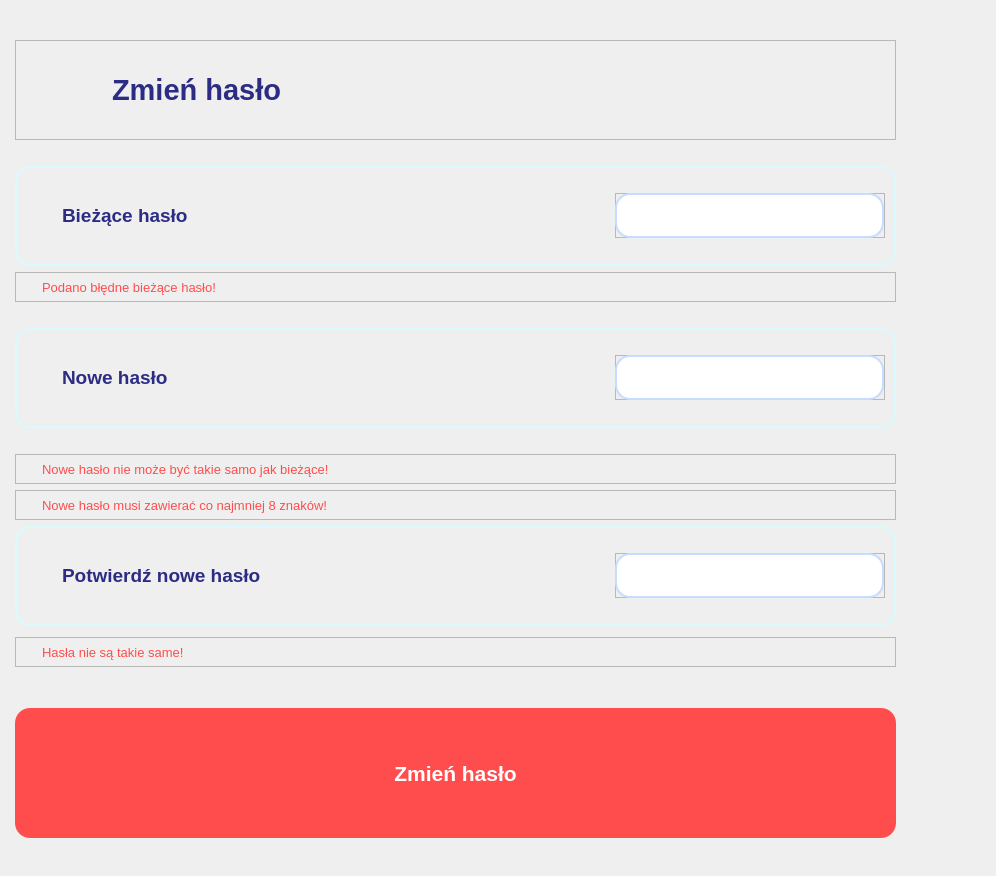
<?xml version="1.0" encoding="UTF-8"?>
<ui version="4.0">
 <class>Form</class>
 <widget class="QWidget" name="Form">
  <property name="geometry">
   <rect>
    <x>0</x>
    <y>0</y>
    <width>996</width>
    <height>876</height>
   </rect>
  </property>
  <property name="windowTitle">
   <string>Form</string>
  </property>
  <property name="styleSheet">
   <string notr="true">#biezace_haslo, #potwierdz_nowe_haslo, #nowe_haslo, #nie_pamietasz_hasla {
	border-style:solid;
	border-radius:15px;
	border-width:2px;
	border-color: #D9FAFF;
}
QFrame#srodek {
	background-color:white;
}
QFrame#lewo, QFrame#prawo {
	background-color: #E4FFFC;
}
QLabel {
	color: #2c2c84;
}
QLineEdit {
	border-style:solid;
	border-radius:15px;
	border-width:2px;
	padding-left:10px;
	padding-right:10px;
	border-color:#c7dcff;
	color: #2c2c84;
}
QLineEdit:focus {
	border-color: #019bff;
}
QPushButton {
	background-color: transparent; /* Kolor tła */
	border: none; /* Brak obramowania */
	color: white; /* Kolor czcionki */
	padding: 10px 20px; /* Wielkość przycisku */
	border-radius: 15px; /* Zaokrąglenie krawędzi */
}
QPushButton:hover {
	background-color: #E6E6FF; /* Kolor tła po najechaniu myszką */
}
QPushButton:pressed {
	background-color: #CCCCFF; /* Kolor tła po kliknięciu */
}
QPushButton#btn_zmien_haslo {
	background-color: #ff4d4d;
	color: white;
}
QPushButton:hover#btn_zmien_haslo {
	background-color: #cc3333;
}
QPushButton:pressed#btn_zmien_haslo {
	background-color: #993333;
}
#lb_nowe_haslo_nie_moze, #lb_hasla_nie_sa_takie, #lb_nowe_haslo_musi,#lb_podano_bledne {
	color: #ff4d4d;
}</string>
  </property>
  <layout class="QVBoxLayout" name="verticalLayout">
   <property name="leftMargin">
    <number>15</number>
   </property>
   <property name="topMargin">
    <number>40</number>
   </property>
   <property name="rightMargin">
    <number>100</number>
   </property>
   <item>
    <widget class="QFrame" name="zmien_haslo_2">
     <property name="minimumSize">
      <size>
       <width>0</width>
       <height>100</height>
      </size>
     </property>
     <property name="maximumSize">
      <size>
       <width>16777215</width>
       <height>100</height>
      </size>
     </property>
     <property name="frameShape">
      <enum>QFrame::StyledPanel</enum>
     </property>
     <property name="frameShadow">
      <enum>QFrame::Raised</enum>
     </property>
     <layout class="QHBoxLayout" name="horizontalLayout_13">
      <property name="leftMargin">
       <number>0</number>
      </property>
      <item>
       <widget class="QPushButton" name="btn_powrot">
        <property name="maximumSize">
         <size>
          <width>80</width>
          <height>16777215</height>
         </size>
        </property>
        <property name="text">
         <string/>
        </property>
        <property name="icon">
         <iconset>
          <normaloff>../icons/icons_blue/arrow-left.svg</normaloff>../icons/icons_blue/arrow-left.svg</iconset>
        </property>
        <property name="iconSize">
         <size>
          <width>60</width>
          <height>60</height>
         </size>
        </property>
       </widget>
      </item>
      <item>
       <spacer name="horizontalSpacer">
        <property name="orientation">
         <enum>Qt::Horizontal</enum>
        </property>
        <property name="sizeType">
         <enum>QSizePolicy::Maximum</enum>
        </property>
        <property name="sizeHint" stdset="0">
         <size>
          <width>10</width>
          <height>20</height>
         </size>
        </property>
       </spacer>
      </item>
      <item>
       <widget class="QLabel" name="lb_zmien_haslo">
        <property name="minimumSize">
         <size>
          <width>0</width>
          <height>70</height>
         </size>
        </property>
        <property name="maximumSize">
         <size>
          <width>16777215</width>
          <height>70</height>
         </size>
        </property>
        <property name="font">
         <font>
          <pointsize>22</pointsize>
          <weight>75</weight>
          <bold>true</bold>
         </font>
        </property>
        <property name="text">
         <string>Zmień hasło</string>
        </property>
       </widget>
      </item>
     </layout>
    </widget>
   </item>
   <item>
    <spacer name="verticalSpacer_5">
     <property name="orientation">
      <enum>Qt::Vertical</enum>
     </property>
     <property name="sizeType">
      <enum>QSizePolicy::Maximum</enum>
     </property>
     <property name="sizeHint" stdset="0">
      <size>
       <width>20</width>
       <height>20</height>
      </size>
     </property>
    </spacer>
   </item>
   <item>
    <widget class="QFrame" name="biezace_haslo">
     <property name="minimumSize">
      <size>
       <width>0</width>
       <height>100</height>
      </size>
     </property>
     <property name="maximumSize">
      <size>
       <width>16777215</width>
       <height>100</height>
      </size>
     </property>
     <property name="frameShape">
      <enum>QFrame::StyledPanel</enum>
     </property>
     <property name="frameShadow">
      <enum>QFrame::Raised</enum>
     </property>
     <layout class="QHBoxLayout" name="horizontalLayout_14">
      <item>
       <widget class="QLabel" name="lb_ikona_biezace_haslo">
        <property name="minimumSize">
         <size>
          <width>30</width>
          <height>30</height>
         </size>
        </property>
        <property name="maximumSize">
         <size>
          <width>30</width>
          <height>30</height>
         </size>
        </property>
        <property name="font">
         <font>
          <pointsize>8</pointsize>
         </font>
        </property>
        <property name="text">
         <string/>
        </property>
        <property name="pixmap">
         <pixmap>../icons/icons_blue/unlock.svg</pixmap>
        </property>
        <property name="scaledContents">
         <bool>true</bool>
        </property>
       </widget>
      </item>
      <item>
       <widget class="QLabel" name="lb_biezace_haslo">
        <property name="minimumSize">
         <size>
          <width>0</width>
          <height>45</height>
         </size>
        </property>
        <property name="maximumSize">
         <size>
          <width>16777215</width>
          <height>45</height>
         </size>
        </property>
        <property name="font">
         <font>
          <pointsize>14</pointsize>
          <weight>75</weight>
          <bold>true</bold>
         </font>
        </property>
        <property name="text">
         <string>Bieżące hasło</string>
        </property>
       </widget>
      </item>
      <item>
       <widget class="QFrame" name="lineedit_biezace_haslo">
        <property name="minimumSize">
         <size>
          <width>270</width>
          <height>45</height>
         </size>
        </property>
        <property name="maximumSize">
         <size>
          <width>270</width>
          <height>45</height>
         </size>
        </property>
        <property name="frameShape">
         <enum>QFrame::StyledPanel</enum>
        </property>
        <property name="frameShadow">
         <enum>QFrame::Raised</enum>
        </property>
        <widget class="QLineEdit" name="le_biezace_haslo">
         <property name="geometry">
          <rect>
           <x>0</x>
           <y>0</y>
           <width>269</width>
           <height>45</height>
          </rect>
         </property>
         <property name="minimumSize">
          <size>
           <width>0</width>
           <height>45</height>
          </size>
         </property>
         <property name="maximumSize">
          <size>
           <width>300</width>
           <height>45</height>
          </size>
         </property>
         <property name="font">
          <font>
           <pointsize>11</pointsize>
          </font>
         </property>
         <property name="toolTip">
          <string/>
         </property>
         <property name="alignment">
          <set>Qt::AlignLeading|Qt::AlignLeft|Qt::AlignVCenter</set>
         </property>
         <property name="readOnly">
          <bool>false</bool>
         </property>
         <property name="placeholderText">
          <string/>
         </property>
        </widget>
        <widget class="QPushButton" name="btn_biezace_haslo_pokaz">
         <property name="geometry">
          <rect>
           <x>230</x>
           <y>0</y>
           <width>40</width>
           <height>45</height>
          </rect>
         </property>
         <property name="minimumSize">
          <size>
           <width>40</width>
           <height>45</height>
          </size>
         </property>
         <property name="maximumSize">
          <size>
           <width>40</width>
           <height>45</height>
          </size>
         </property>
         <property name="text">
          <string/>
         </property>
         <property name="icon">
          <iconset>
           <normaloff>../icons/icons_blue/eye-off.svg</normaloff>
           <normalon>../icons/icons_blue/eye.svg</normalon>../icons/icons_blue/eye-off.svg</iconset>
         </property>
         <property name="iconSize">
          <size>
           <width>25</width>
           <height>25</height>
          </size>
         </property>
         <property name="checkable">
          <bool>true</bool>
         </property>
        </widget>
       </widget>
      </item>
     </layout>
    </widget>
   </item>
   <item>
    <widget class="QFrame" name="podano_bledne_biezace_haslo">
     <property name="minimumSize">
      <size>
       <width>0</width>
       <height>30</height>
      </size>
     </property>
     <property name="maximumSize">
      <size>
       <width>16777215</width>
       <height>30</height>
      </size>
     </property>
     <property name="font">
      <font>
       <pointsize>11</pointsize>
      </font>
     </property>
     <property name="frameShape">
      <enum>QFrame::StyledPanel</enum>
     </property>
     <property name="frameShadow">
      <enum>QFrame::Raised</enum>
     </property>
     <layout class="QHBoxLayout" name="horizontalLayout">
      <property name="spacing">
       <number>10</number>
      </property>
      <property name="topMargin">
       <number>0</number>
      </property>
      <property name="rightMargin">
       <number>0</number>
      </property>
      <property name="bottomMargin">
       <number>0</number>
      </property>
      <item>
       <widget class="QLabel" name="lb_ikona_podano_bledne">
        <property name="sizeIncrement">
         <size>
          <width>25</width>
          <height>25</height>
         </size>
        </property>
        <property name="baseSize">
         <size>
          <width>25</width>
          <height>25</height>
         </size>
        </property>
        <property name="text">
         <string/>
        </property>
        <property name="pixmap">
         <pixmap>../icons/icons_red/alert-octagon.svg</pixmap>
        </property>
       </widget>
      </item>
      <item>
       <widget class="QLabel" name="lb_podano_bledne">
        <property name="minimumSize">
         <size>
          <width>400</width>
          <height>0</height>
         </size>
        </property>
        <property name="font">
         <font>
          <pointsize>10</pointsize>
         </font>
        </property>
        <property name="text">
         <string>Podano błędne bieżące hasło!</string>
        </property>
       </widget>
      </item>
      <item>
       <spacer name="horizontalSpacer_2">
        <property name="orientation">
         <enum>Qt::Horizontal</enum>
        </property>
        <property name="sizeHint" stdset="0">
         <size>
          <width>40</width>
          <height>20</height>
         </size>
        </property>
       </spacer>
      </item>
     </layout>
    </widget>
   </item>
   <item>
    <spacer name="verticalSpacer">
     <property name="orientation">
      <enum>Qt::Vertical</enum>
     </property>
     <property name="sizeType">
      <enum>QSizePolicy::Maximum</enum>
     </property>
     <property name="sizeHint" stdset="0">
      <size>
       <width>20</width>
       <height>20</height>
      </size>
     </property>
    </spacer>
   </item>
   <item>
    <widget class="QFrame" name="nowe_haslo">
     <property name="minimumSize">
      <size>
       <width>0</width>
       <height>100</height>
      </size>
     </property>
     <property name="maximumSize">
      <size>
       <width>16777215</width>
       <height>100</height>
      </size>
     </property>
     <property name="frameShape">
      <enum>QFrame::StyledPanel</enum>
     </property>
     <property name="frameShadow">
      <enum>QFrame::Raised</enum>
     </property>
     <layout class="QHBoxLayout" name="horizontalLayout_15">
      <item>
       <widget class="QLabel" name="lb_ikona_nowe_haslo">
        <property name="minimumSize">
         <size>
          <width>30</width>
          <height>30</height>
         </size>
        </property>
        <property name="maximumSize">
         <size>
          <width>30</width>
          <height>30</height>
         </size>
        </property>
        <property name="font">
         <font>
          <pointsize>8</pointsize>
         </font>
        </property>
        <property name="text">
         <string/>
        </property>
        <property name="pixmap">
         <pixmap>../icons/icons_blue/lock.svg</pixmap>
        </property>
        <property name="scaledContents">
         <bool>true</bool>
        </property>
       </widget>
      </item>
      <item>
       <widget class="QLabel" name="lb_nowe_haslo">
        <property name="minimumSize">
         <size>
          <width>0</width>
          <height>45</height>
         </size>
        </property>
        <property name="maximumSize">
         <size>
          <width>16777215</width>
          <height>45</height>
         </size>
        </property>
        <property name="font">
         <font>
          <pointsize>14</pointsize>
          <weight>75</weight>
          <bold>true</bold>
         </font>
        </property>
        <property name="text">
         <string>Nowe hasło</string>
        </property>
       </widget>
      </item>
      <item>
       <widget class="QFrame" name="lineedit_nowe_haslo">
        <property name="minimumSize">
         <size>
          <width>270</width>
          <height>45</height>
         </size>
        </property>
        <property name="maximumSize">
         <size>
          <width>270</width>
          <height>45</height>
         </size>
        </property>
        <property name="frameShape">
         <enum>QFrame::StyledPanel</enum>
        </property>
        <property name="frameShadow">
         <enum>QFrame::Raised</enum>
        </property>
        <widget class="QLineEdit" name="le_nowe_haslo">
         <property name="geometry">
          <rect>
           <x>0</x>
           <y>0</y>
           <width>269</width>
           <height>45</height>
          </rect>
         </property>
         <property name="minimumSize">
          <size>
           <width>0</width>
           <height>45</height>
          </size>
         </property>
         <property name="maximumSize">
          <size>
           <width>300</width>
           <height>45</height>
          </size>
         </property>
         <property name="font">
          <font>
           <pointsize>11</pointsize>
          </font>
         </property>
         <property name="toolTip">
          <string/>
         </property>
         <property name="alignment">
          <set>Qt::AlignLeading|Qt::AlignLeft|Qt::AlignVCenter</set>
         </property>
         <property name="readOnly">
          <bool>false</bool>
         </property>
         <property name="placeholderText">
          <string/>
         </property>
        </widget>
        <widget class="QPushButton" name="btn_nowe_haslo_pokaz">
         <property name="geometry">
          <rect>
           <x>230</x>
           <y>0</y>
           <width>40</width>
           <height>45</height>
          </rect>
         </property>
         <property name="minimumSize">
          <size>
           <width>40</width>
           <height>45</height>
          </size>
         </property>
         <property name="maximumSize">
          <size>
           <width>40</width>
           <height>45</height>
          </size>
         </property>
         <property name="text">
          <string/>
         </property>
         <property name="icon">
          <iconset>
           <normaloff>../icons/icons_blue/eye-off.svg</normaloff>
           <normalon>../icons/icons_blue/eye.svg</normalon>../icons/icons_blue/eye-off.svg</iconset>
         </property>
         <property name="iconSize">
          <size>
           <width>25</width>
           <height>25</height>
          </size>
         </property>
         <property name="checkable">
          <bool>true</bool>
         </property>
        </widget>
       </widget>
      </item>
     </layout>
    </widget>
   </item>
   <item>
    <spacer name="verticalSpacer_2">
     <property name="orientation">
      <enum>Qt::Vertical</enum>
     </property>
     <property name="sizeType">
      <enum>QSizePolicy::Maximum</enum>
     </property>
     <property name="sizeHint" stdset="0">
      <size>
       <width>20</width>
       <height>20</height>
      </size>
     </property>
    </spacer>
   </item>
   <item>
    <widget class="QFrame" name="nowe_haslo_nie_moze">
     <property name="minimumSize">
      <size>
       <width>0</width>
       <height>30</height>
      </size>
     </property>
     <property name="maximumSize">
      <size>
       <width>16777215</width>
       <height>30</height>
      </size>
     </property>
     <property name="font">
      <font>
       <pointsize>11</pointsize>
      </font>
     </property>
     <property name="frameShape">
      <enum>QFrame::StyledPanel</enum>
     </property>
     <property name="frameShadow">
      <enum>QFrame::Raised</enum>
     </property>
     <layout class="QHBoxLayout" name="horizontalLayout_2">
      <property name="spacing">
       <number>10</number>
      </property>
      <property name="topMargin">
       <number>0</number>
      </property>
      <property name="rightMargin">
       <number>0</number>
      </property>
      <property name="bottomMargin">
       <number>0</number>
      </property>
      <item>
       <widget class="QLabel" name="lb_ikona_nowe_haslo_nie_moze">
        <property name="sizeIncrement">
         <size>
          <width>25</width>
          <height>25</height>
         </size>
        </property>
        <property name="baseSize">
         <size>
          <width>25</width>
          <height>25</height>
         </size>
        </property>
        <property name="text">
         <string/>
        </property>
        <property name="pixmap">
         <pixmap>../icons/icons_red/alert-octagon.svg</pixmap>
        </property>
       </widget>
      </item>
      <item>
       <widget class="QLabel" name="lb_nowe_haslo_nie_moze">
        <property name="minimumSize">
         <size>
          <width>400</width>
          <height>0</height>
         </size>
        </property>
        <property name="font">
         <font>
          <pointsize>10</pointsize>
         </font>
        </property>
        <property name="text">
         <string>Nowe hasło nie może być takie samo jak bieżące!</string>
        </property>
       </widget>
      </item>
      <item>
       <spacer name="horizontalSpacer_3">
        <property name="orientation">
         <enum>Qt::Horizontal</enum>
        </property>
        <property name="sizeHint" stdset="0">
         <size>
          <width>461</width>
          <height>25</height>
         </size>
        </property>
       </spacer>
      </item>
     </layout>
    </widget>
   </item>
   <item>
    <widget class="QFrame" name="nowe_haslo_musi">
     <property name="minimumSize">
      <size>
       <width>0</width>
       <height>30</height>
      </size>
     </property>
     <property name="maximumSize">
      <size>
       <width>16777215</width>
       <height>30</height>
      </size>
     </property>
     <property name="font">
      <font>
       <pointsize>11</pointsize>
      </font>
     </property>
     <property name="frameShape">
      <enum>QFrame::StyledPanel</enum>
     </property>
     <property name="frameShadow">
      <enum>QFrame::Raised</enum>
     </property>
     <layout class="QHBoxLayout" name="horizontalLayout_4">
      <property name="spacing">
       <number>10</number>
      </property>
      <property name="topMargin">
       <number>0</number>
      </property>
      <property name="rightMargin">
       <number>0</number>
      </property>
      <property name="bottomMargin">
       <number>0</number>
      </property>
      <item>
       <widget class="QLabel" name="lb_ikona_nowe_haslo_musi">
        <property name="sizeIncrement">
         <size>
          <width>25</width>
          <height>25</height>
         </size>
        </property>
        <property name="baseSize">
         <size>
          <width>25</width>
          <height>25</height>
         </size>
        </property>
        <property name="text">
         <string/>
        </property>
        <property name="pixmap">
         <pixmap>../icons/icons_red/alert-octagon.svg</pixmap>
        </property>
       </widget>
      </item>
      <item>
       <widget class="QLabel" name="lb_nowe_haslo_musi">
        <property name="minimumSize">
         <size>
          <width>400</width>
          <height>0</height>
         </size>
        </property>
        <property name="font">
         <font>
          <pointsize>10</pointsize>
         </font>
        </property>
        <property name="text">
         <string>Nowe hasło musi zawierać co najmniej 8 znaków!</string>
        </property>
       </widget>
      </item>
      <item>
       <spacer name="horizontalSpacer_5">
        <property name="orientation">
         <enum>Qt::Horizontal</enum>
        </property>
        <property name="sizeHint" stdset="0">
         <size>
          <width>461</width>
          <height>25</height>
         </size>
        </property>
       </spacer>
      </item>
     </layout>
    </widget>
   </item>
   <item>
    <widget class="QFrame" name="potwierdz_nowe_haslo">
     <property name="minimumSize">
      <size>
       <width>0</width>
       <height>100</height>
      </size>
     </property>
     <property name="maximumSize">
      <size>
       <width>16777215</width>
       <height>100</height>
      </size>
     </property>
     <property name="frameShape">
      <enum>QFrame::StyledPanel</enum>
     </property>
     <property name="frameShadow">
      <enum>QFrame::Raised</enum>
     </property>
     <layout class="QHBoxLayout" name="horizontalLayout_16">
      <item>
       <widget class="QLabel" name="lb_ikona_potwierdz_nowe_haslo">
        <property name="minimumSize">
         <size>
          <width>30</width>
          <height>30</height>
         </size>
        </property>
        <property name="maximumSize">
         <size>
          <width>30</width>
          <height>30</height>
         </size>
        </property>
        <property name="font">
         <font>
          <pointsize>8</pointsize>
         </font>
        </property>
        <property name="text">
         <string/>
        </property>
        <property name="pixmap">
         <pixmap>../icons/icons_blue/lock.svg</pixmap>
        </property>
        <property name="scaledContents">
         <bool>true</bool>
        </property>
       </widget>
      </item>
      <item>
       <widget class="QLabel" name="lb_potwierdz_nowe_haslo">
        <property name="minimumSize">
         <size>
          <width>0</width>
          <height>45</height>
         </size>
        </property>
        <property name="maximumSize">
         <size>
          <width>16777215</width>
          <height>45</height>
         </size>
        </property>
        <property name="font">
         <font>
          <pointsize>14</pointsize>
          <weight>75</weight>
          <bold>true</bold>
         </font>
        </property>
        <property name="text">
         <string>Potwierdź nowe hasło</string>
        </property>
       </widget>
      </item>
      <item>
       <widget class="QFrame" name="lineedit_potwierdz_nowe_haslo">
        <property name="minimumSize">
         <size>
          <width>270</width>
          <height>45</height>
         </size>
        </property>
        <property name="maximumSize">
         <size>
          <width>270</width>
          <height>45</height>
         </size>
        </property>
        <property name="frameShape">
         <enum>QFrame::StyledPanel</enum>
        </property>
        <property name="frameShadow">
         <enum>QFrame::Raised</enum>
        </property>
        <widget class="QLineEdit" name="le_potwierdz_nowe_haslo">
         <property name="geometry">
          <rect>
           <x>0</x>
           <y>0</y>
           <width>269</width>
           <height>45</height>
          </rect>
         </property>
         <property name="minimumSize">
          <size>
           <width>0</width>
           <height>45</height>
          </size>
         </property>
         <property name="maximumSize">
          <size>
           <width>300</width>
           <height>45</height>
          </size>
         </property>
         <property name="font">
          <font>
           <pointsize>11</pointsize>
          </font>
         </property>
         <property name="toolTip">
          <string/>
         </property>
         <property name="alignment">
          <set>Qt::AlignLeading|Qt::AlignLeft|Qt::AlignVCenter</set>
         </property>
         <property name="readOnly">
          <bool>false</bool>
         </property>
         <property name="placeholderText">
          <string/>
         </property>
        </widget>
        <widget class="QPushButton" name="btn_potwierdz_nowe_haslo">
         <property name="geometry">
          <rect>
           <x>230</x>
           <y>0</y>
           <width>40</width>
           <height>45</height>
          </rect>
         </property>
         <property name="minimumSize">
          <size>
           <width>40</width>
           <height>45</height>
          </size>
         </property>
         <property name="maximumSize">
          <size>
           <width>40</width>
           <height>45</height>
          </size>
         </property>
         <property name="text">
          <string/>
         </property>
         <property name="icon">
          <iconset>
           <normaloff>../icons/icons_blue/eye-off.svg</normaloff>
           <normalon>../icons/icons_blue/eye.svg</normalon>../icons/icons_blue/eye-off.svg</iconset>
         </property>
         <property name="iconSize">
          <size>
           <width>25</width>
           <height>25</height>
          </size>
         </property>
         <property name="checkable">
          <bool>true</bool>
         </property>
        </widget>
       </widget>
      </item>
     </layout>
    </widget>
   </item>
   <item>
    <spacer name="verticalSpacer_3">
     <property name="orientation">
      <enum>Qt::Vertical</enum>
     </property>
     <property name="sizeType">
      <enum>QSizePolicy::Maximum</enum>
     </property>
     <property name="sizeHint" stdset="0">
      <size>
       <width>20</width>
       <height>5</height>
      </size>
     </property>
    </spacer>
   </item>
   <item>
    <widget class="QFrame" name="hasla_nie_sa_takie">
     <property name="minimumSize">
      <size>
       <width>0</width>
       <height>30</height>
      </size>
     </property>
     <property name="maximumSize">
      <size>
       <width>16777215</width>
       <height>30</height>
      </size>
     </property>
     <property name="font">
      <font>
       <pointsize>11</pointsize>
      </font>
     </property>
     <property name="frameShape">
      <enum>QFrame::StyledPanel</enum>
     </property>
     <property name="frameShadow">
      <enum>QFrame::Raised</enum>
     </property>
     <layout class="QHBoxLayout" name="horizontalLayout_3">
      <property name="spacing">
       <number>10</number>
      </property>
      <property name="topMargin">
       <number>0</number>
      </property>
      <property name="rightMargin">
       <number>0</number>
      </property>
      <property name="bottomMargin">
       <number>0</number>
      </property>
      <item>
       <widget class="QLabel" name="lb_ikona_hasla_nie_sa_takie">
        <property name="sizeIncrement">
         <size>
          <width>25</width>
          <height>25</height>
         </size>
        </property>
        <property name="baseSize">
         <size>
          <width>25</width>
          <height>25</height>
         </size>
        </property>
        <property name="text">
         <string/>
        </property>
        <property name="pixmap">
         <pixmap>../icons/icons_red/alert-octagon.svg</pixmap>
        </property>
       </widget>
      </item>
      <item>
       <widget class="QLabel" name="lb_hasla_nie_sa_takie">
        <property name="minimumSize">
         <size>
          <width>400</width>
          <height>0</height>
         </size>
        </property>
        <property name="font">
         <font>
          <pointsize>10</pointsize>
         </font>
        </property>
        <property name="text">
         <string>Hasła nie są takie same!</string>
        </property>
       </widget>
      </item>
      <item>
       <spacer name="horizontalSpacer_4">
        <property name="orientation">
         <enum>Qt::Horizontal</enum>
        </property>
        <property name="sizeHint" stdset="0">
         <size>
          <width>461</width>
          <height>25</height>
         </size>
        </property>
       </spacer>
      </item>
     </layout>
    </widget>
   </item>
   <item>
    <spacer name="verticalSpacer_6">
     <property name="orientation">
      <enum>Qt::Vertical</enum>
     </property>
     <property name="sizeType">
      <enum>QSizePolicy::Maximum</enum>
     </property>
     <property name="sizeHint" stdset="0">
      <size>
       <width>20</width>
       <height>20</height>
      </size>
     </property>
    </spacer>
   </item>
   <item>
    <widget class="QPushButton" name="btn_zmien_haslo">
     <property name="minimumSize">
      <size>
       <width>180</width>
       <height>130</height>
      </size>
     </property>
     <property name="maximumSize">
      <size>
       <width>9999</width>
       <height>100</height>
      </size>
     </property>
     <property name="font">
      <font>
       <pointsize>16</pointsize>
       <weight>75</weight>
       <bold>true</bold>
      </font>
     </property>
     <property name="text">
      <string>Zmień hasło</string>
     </property>
    </widget>
   </item>
   <item>
    <spacer name="verticalSpacer_4">
     <property name="orientation">
      <enum>Qt::Vertical</enum>
     </property>
     <property name="sizeHint" stdset="0">
      <size>
       <width>20</width>
       <height>40</height>
      </size>
     </property>
    </spacer>
   </item>
  </layout>
 </widget>
 <resources/>
 <connections/>
</ui>
